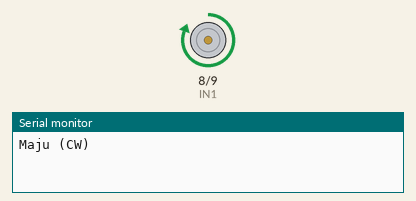
Recording of a sketch running on a simulated Arduino Uno, built with avr-gcc and run on an emulated ATmega328P. Shown: motor-driver pin pairs drawn as motors (green arrow = first pin HIGH = forward, orange = second pin HIGH = backward, longer = more drive), the last lines printed to the serial monitor.

Above: at 1.0 s.
At 2.5 s:
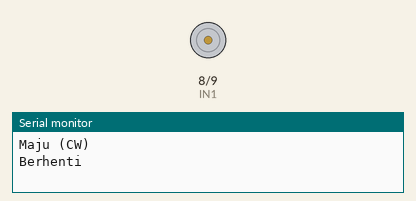
At 4.0 s:
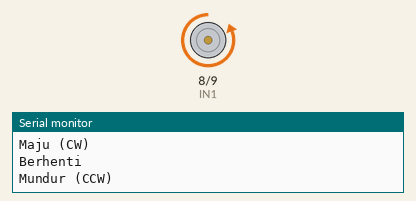
Timing chart, 0 to 7.8 s (numbered marks = the images above):
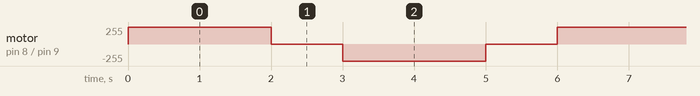

Measured:
- by itself, motor on pin 8 (IN1) / pin 9 (IN2): repeats every 6.0 s: stopped 1.0 s, backward 255/255 2.0 s, stopped 1.0 s, forward 255/255 2.0 s

The sketch:

14d.ino
```cpp
// Deklarasi pin kontrol
const int IN1 = 8; // Input 1 L293D
const int IN2 = 9; // Input 2 L293D

void setup() {
    pinMode(IN1, OUTPUT);
    pinMode(IN2, OUTPUT);
    Serial.begin(9600);
}

void loop() {
    // Putar searah jarum jam
    Serial.println("Maju (CW)");
    digitalWrite(IN1, HIGH);
    digitalWrite(IN2, LOW);
    delay(2000); // Berputar 2 detik

    // Berhenti
    Serial.println("Berhenti");
    digitalWrite(IN1, LOW);
    digitalWrite(IN2, LOW);
    delay(1000);

    // Putar berlawanan arah jarum jam
    Serial.println("Mundur (CCW)");
    digitalWrite(IN1, LOW);
    digitalWrite(IN2, HIGH);
    delay(2000);

    // Berhenti
    digitalWrite(IN1, LOW);
    digitalWrite(IN2, LOW);
    Serial.println("Berhenti");
    delay(1000);
}
```
